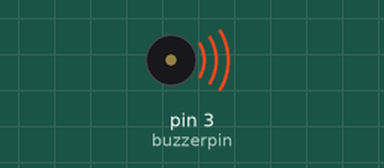
This sketch was run on a simulated Arduino Uno, built with avr-gcc and run on an emulated ATmega328P. Shown: buzzer (waves = sounding).

Above: at 0.5 s.
Timing chart, 0 to 4.6 s (numbered marks = the images above):
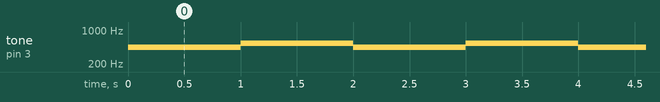

The sketch:

4.1._Ambulans_Siren__Sesi.ino
```cpp
int buzzerpin=3; //Buzzer pini tanımlanır.

void setup()
{
}

void loop()
{
tone(buzzerpin, 440); //Buzzer 440 Hertz şiddetinde ve 1 saniye ses çıkarır.
delay(1000);
noTone(buzzerpin); // İlk ses durur.
tone(buzzerpin, 540); //540 Hertz lik 2. ses çalmaya başlar.
delay(1000); //2. ses de 1 saniye sürer.
noTone(buzzerpin); //2. ses susar ve döngü tekrar baştan başlar.

}
```

Measured:
- by itself, tone on pin 3 (buzzerpin): alternates 540 Hz for 1.0 s and 440 Hz for 1.0 s
